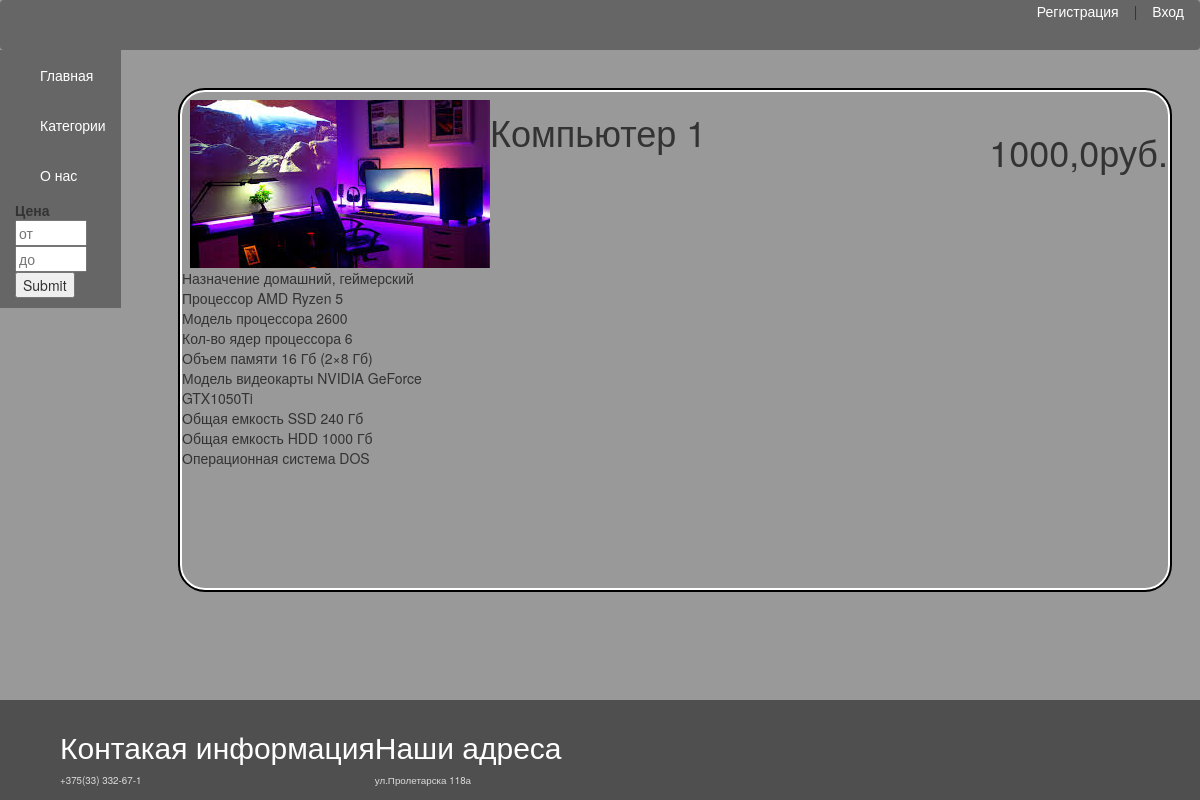
/drugi/1/, run on an earlier commit of the app's database.
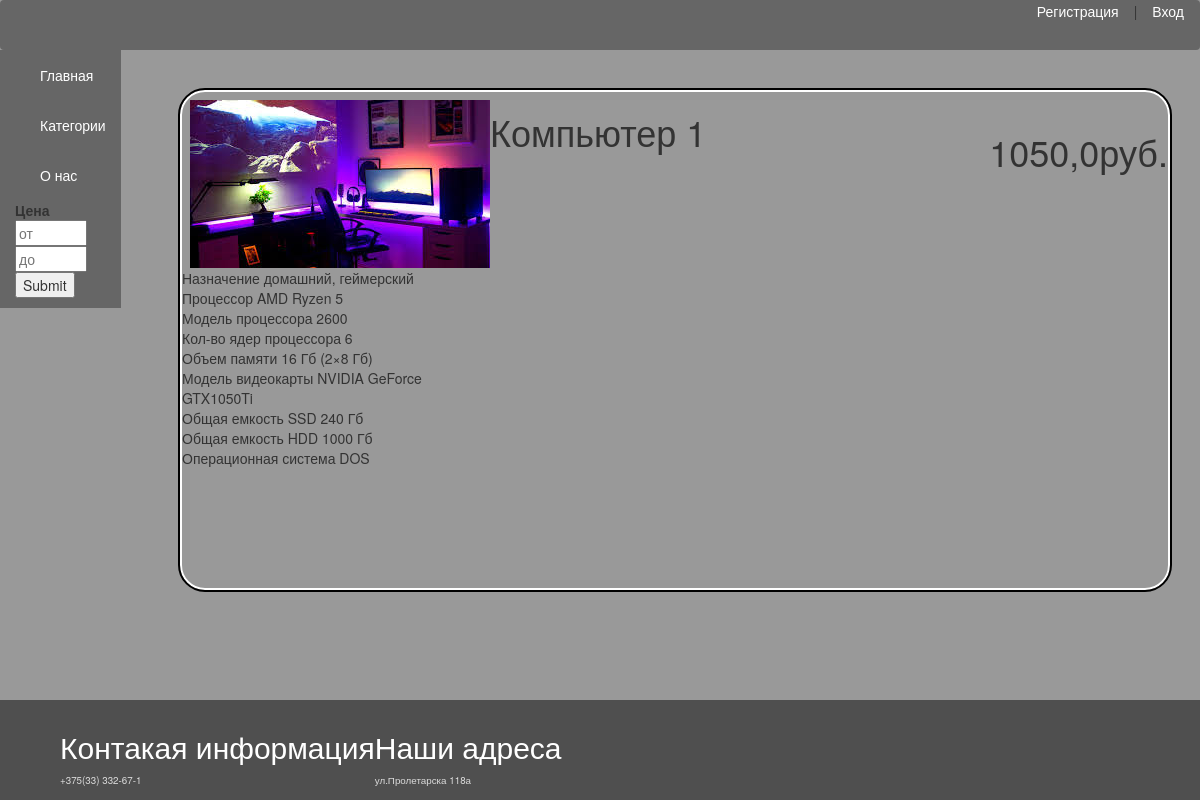
And on a later commit of the database.
### drugs/models.py (models this page shows, shortened)
class Drugs(models.Model):
    name = models.CharField(max_length=240)
    description = models.TextField()
    img = models.ImageField()
    prise = models.FloatField()
    category=models.ForeignKey('Category', on_delete=models.PROTECT, null=True, verbose_name="Категории")

### drugs/views.py (the view)
# urls.py: path('drugi/<int:drug>/', drug1, name="drugs"),
def drug1(request, drug):
    model = Drugs.objects.filter(id=drug)
    content = {
        'model': model,
    }
    return render(request, 'drugs/fulldescription.html', context=content)

### drugs/models.py (called while the page is built)
    def get_absolute_url(self):
        return reverse('category', kwargs={'category_slug':self.slug})

### drugs/templatetags/drug_tags.py (called while the page is built)
@register.inclusion_tag('drugs/list_categories.html')
def show_categories():
    category = Category.objects.all()
    return {'category': category}

### drugs/templates/drugs/fulldescription.html (shortened to what this page needs)
{% extends 'drugs/base.html' %}
{% block content %}
    {% for i in model %}
            <div class="fullpost">
                <div class="fullimg">
                        {% if i.img %}
                            <img  src="{{i.img.url}}" onerror="this.src='https://www.ixbt.com/img/x780x600/n1/news/2021/10/2/22459ff25f8eff76bddf34124cc2c85b16f4cd4a_large.jpg'" alt=" привет" >
                        {% endif %}
                </div>
                <div>
                    <div class="fullprise">
                        <h1>{{i.prise}}руб.</h1>
                    </div>
                    <h1 class="fulltitle">
                        {{i.name}}
                    </h1>
                </div >
                <div class="fulldescription">
                    {% autoescape on %}
                        <p >{{i.description|linebreaks}}</p>
                    {% endautoescape %}
                </div>
            </div>
    {% endfor %}
{% endblock %}

What changed in the data, as far as the page shows it:
changed Drugs "Компьютер 1": prise "1000,0" → "1050,0"
